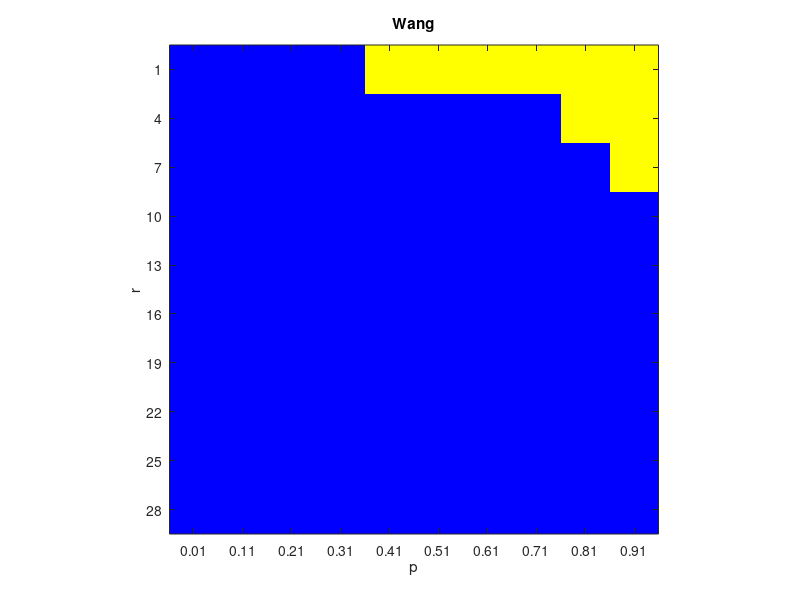

Here is the MATLAB script that generated this plot:
RSE = [0.95, 0.48, 0.19, 0.02, 0.00, 0.00, 0.00, 0.00, 0.00, 0.00, 0.98, 0.78, 0.64, 0.51, 0.39, 0.27, 0.15, 0.04, 0.00, 0.00, 0.98, 0.84, 0.73, 0.63, 0.53, 0.43, 0.33, 0.22, 0.10, 0.00, 0.99, 0.87, 0.78, 0.69, 0.60, 0.51, 0.41, 0.30, 0.19, 0.05, 0.99, 0.88, 0.80, 0.72, 0.64, 0.55, 0.46, 0.35, 0.24, 0.09, 0.99, 0.89, 0.82, 0.74, 0.66, 0.58, 0.49, 0.39, 0.27, 0.13, 0.99, 0.90, 0.83, 0.75, 0.68, 0.59, 0.51, 0.41, 0.30, 0.15, 0.99, 0.91, 0.83, 0.76, 0.69, 0.61, 0.52, 0.43, 0.32, 0.17, 0.99, 0.91, 0.84, 0.77, 0.70, 0.62, 0.54, 0.44, 0.33, 0.19, 0.99, 0.91, 0.85, 0.78, 0.70, 0.63, 0.54, 0.45, 0.34, 0.20];

threshold = 0.01;

br = 1;

p_values = 0.01:0.1:0.99;
r_values = 1:3:30;

color_map = zeros(length(r_values), length(p_values), 3);

i=1;
for r=1:3:30
    j=1;
    for p = 0.01 : 0.1: 0.99
        if RSE(br) < threshold
            color_map(i, j, :) = [1, 1, 0];
        else 
            color_map(i, j, :) = [0, 0, 1];
        end
        br = br + 1;
        j = j + 1;
    end
    i = i + 1;
end

figure;

imshow(color_map, 'InitialMagnification', 'fit');


axis on;


% Podesite oznake na osama (tick marks) i etikete (tick labels)
xticks(1:length(p_values));
xticklabels(arrayfun(@num2str, p_values, 'UniformOutput', false));
yticks(1:length(r_values));
yticklabels(arrayfun(@num2str, r_values, 'UniformOutput', false));

% Podešavanje oznaka i naslova grafika
xlabel('p');
ylabel('r');
title('Wang');

saveas(gcf, 'graphRSE_Wang.png');